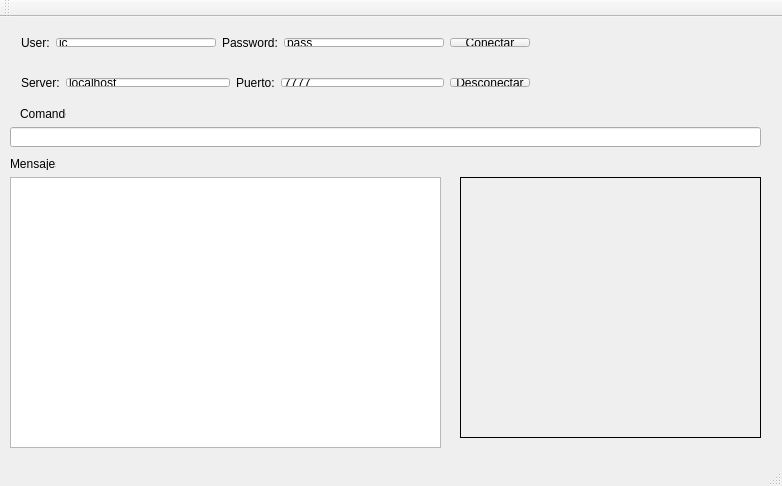
<?xml version="1.0" encoding="UTF-8"?>
<ui version="4.0">
 <class>MainWindow</class>
 <widget class="QMainWindow" name="MainWindow">
  <property name="geometry">
   <rect>
    <x>0</x>
    <y>0</y>
    <width>782</width>
    <height>486</height>
   </rect>
  </property>
  <property name="windowTitle">
   <string>MainWindow</string>
  </property>
  <widget class="QWidget" name="centralWidget">
   <widget class="QWidget" name="horizontalLayoutWidget">
    <property name="geometry">
     <rect>
      <x>10</x>
      <y>10</y>
      <width>531</width>
      <height>31</height>
     </rect>
    </property>
    <layout class="QHBoxLayout" name="horizontalLayout">
     <item>
      <widget class="QLabel" name="label">
       <property name="text">
        <string>User:</string>
       </property>
      </widget>
     </item>
     <item>
      <widget class="QLineEdit" name="leUser">
       <property name="text">
        <string>jc</string>
       </property>
      </widget>
     </item>
     <item>
      <widget class="QLabel" name="label_2">
       <property name="text">
        <string>Password:</string>
       </property>
      </widget>
     </item>
     <item>
      <widget class="QLineEdit" name="lePass">
       <property name="inputMask">
        <string/>
       </property>
       <property name="text">
        <string>pass</string>
       </property>
      </widget>
     </item>
     <item>
      <widget class="QPushButton" name="pbConnect">
       <property name="text">
        <string>Conectar</string>
       </property>
      </widget>
     </item>
    </layout>
   </widget>
   <widget class="QWidget" name="horizontalLayoutWidget_2">
    <property name="geometry">
     <rect>
      <x>10</x>
      <y>50</y>
      <width>531</width>
      <height>31</height>
     </rect>
    </property>
    <layout class="QHBoxLayout" name="horizontalLayout_2">
     <item>
      <widget class="QLabel" name="label_3">
       <property name="text">
        <string>Server:</string>
       </property>
      </widget>
     </item>
     <item>
      <widget class="QLineEdit" name="leHost">
       <property name="text">
        <string>localhost</string>
       </property>
      </widget>
     </item>
     <item>
      <widget class="QLabel" name="label_4">
       <property name="text">
        <string>Puerto:</string>
       </property>
      </widget>
     </item>
     <item>
      <widget class="QLineEdit" name="lePort">
       <property name="text">
        <string>7777</string>
       </property>
      </widget>
     </item>
     <item>
      <widget class="QPushButton" name="pbDisconnect">
       <property name="text">
        <string>Desconectar</string>
       </property>
      </widget>
     </item>
    </layout>
   </widget>
   <widget class="QLineEdit" name="leCommand">
    <property name="geometry">
     <rect>
      <x>10</x>
      <y>110</y>
      <width>751</width>
      <height>20</height>
     </rect>
    </property>
   </widget>
   <widget class="QLabel" name="label_5">
    <property name="geometry">
     <rect>
      <x>20</x>
      <y>90</y>
      <width>46</width>
      <height>13</height>
     </rect>
    </property>
    <property name="text">
     <string>Comando:</string>
    </property>
   </widget>
   <widget class="QLabel" name="label_6">
    <property name="geometry">
     <rect>
      <x>10</x>
      <y>140</y>
      <width>46</width>
      <height>13</height>
     </rect>
    </property>
    <property name="text">
     <string>Mensajes:</string>
    </property>
   </widget>
   <widget class="QTextEdit" name="teMessages">
    <property name="geometry">
     <rect>
      <x>10</x>
      <y>160</y>
      <width>431</width>
      <height>271</height>
     </rect>
    </property>
   </widget>
   <widget class="QLabel" name="lbImage">
    <property name="geometry">
     <rect>
      <x>460</x>
      <y>160</y>
      <width>301</width>
      <height>261</height>
     </rect>
    </property>
    <property name="frameShape">
     <enum>QFrame::Box</enum>
    </property>
    <property name="text">
     <string/>
    </property>
   </widget>
  </widget>
  <widget class="QMenuBar" name="menuBar">
   <property name="geometry">
    <rect>
     <x>0</x>
     <y>0</y>
     <width>782</width>
     <height>21</height>
    </rect>
   </property>
  </widget>
  <widget class="QToolBar" name="mainToolBar">
   <attribute name="toolBarArea">
    <enum>TopToolBarArea</enum>
   </attribute>
   <attribute name="toolBarBreak">
    <bool>false</bool>
   </attribute>
  </widget>
  <widget class="QStatusBar" name="statusBar"/>
 </widget>
 <layoutdefault spacing="6" margin="11"/>
 <resources/>
 <connections/>
</ui>
